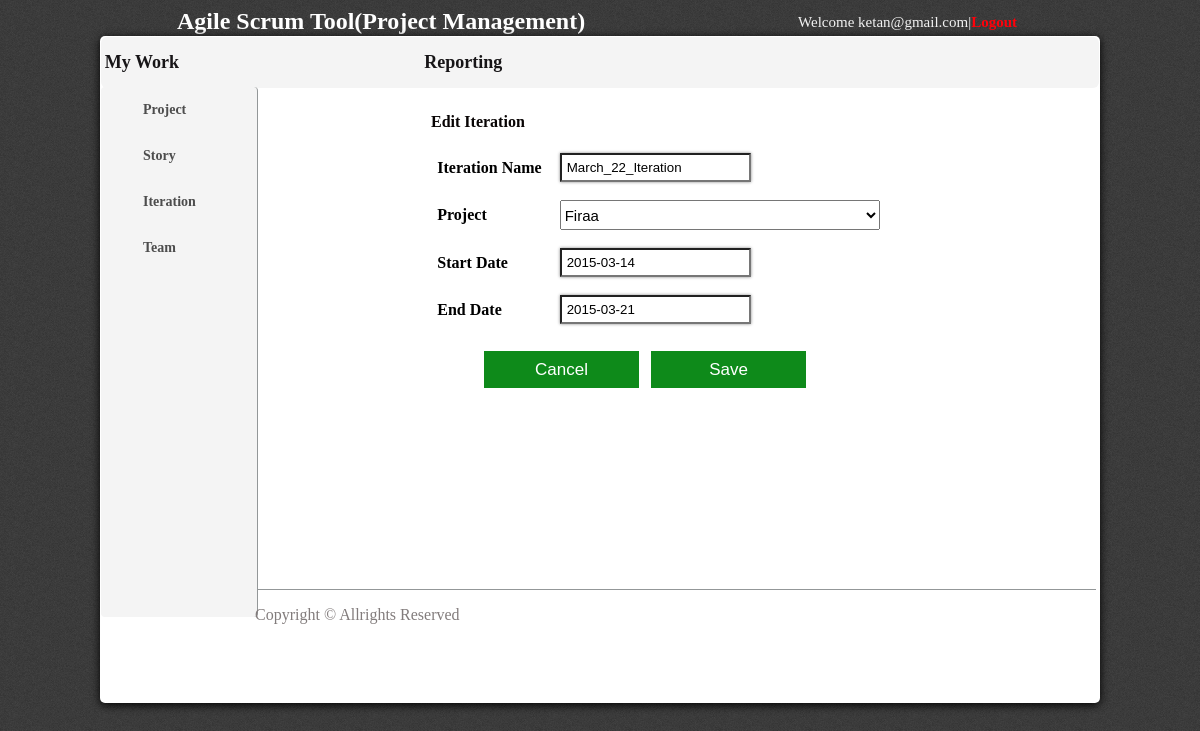
/edititerartion.php?edit_id=5 (signed in), run on the app's committed database.
### tables this page shows
CREATE TABLE IF NOT EXISTS `iteration` (
  `iteration_id` int(11) NOT NULL AUTO_INCREMENT,
  `user_id` int(11) DEFAULT NULL,
  `project_id` int(11) DEFAULT NULL,
  `iteration_name` text,
  `start_date` date DEFAULT NULL,
  `end_date` date DEFAULT NULL,
  PRIMARY KEY (`iteration_id`)
);

### edititerartion.php (the view, shortened to what this page needs)
<?php
	$id = $_REQUEST['edit_id'];
	$sql = "select * from iteration where iteration_id = $id";
	$res = mysql_query($sql)
		or die("Cannot Execute Query");
	while ($out = mysql_fetch_row($res)) {
		$id = $out[0];
		$uid = $out[1];
		$iterationname = $out[3];
		$startdate = $out[4];
		$enddate = $out[5];
	}
?>
<html>
	<head>
		<link rel="stylesheet" type="text/css" href="style/styledrop.css">
		<link rel="stylesheet" type="text/css" media="all" href="jsDatePick_ltr.min.css" />
	</head>
	<form method="post" action="edititeration_check.php">
		<body>
			<div class="title">
				<font color="#ffffff" size="5px"> <b> Agile Scrum Tool(Project Management) </b> </font>
			</div>
			<div class = "right"> Welcome <?php echo $_SESSION['name']?>|<a href = "logout.php">Logout</a></div>
			<div class="bgbackground">
				<div class="wrapper border_class">
				<div class="menu">
					<ul class="type" >
						<li ><a href="#"><b>  My Work </b></a></li>
						<li><a href="#"><b>Reporting</b></a></li>
					</ul>
				</div>
			</div>
			<ul id="accordion" class="accordion">
			  <li>
			    <div class="link">Project</div>
			  </li>
			  <li>
			    <div class="link"><i class="fa fa-code"></i>Story<i class="fa fa-chevron-down"></i></div>
			  </li>
			  <li>
			    <div class="link"><i class="fa fa-mobile"></i>Iteration<i class="fa fa-chevron-down"></i></div>
			  </li>
			  <li>
			    <div class="link"><i class="fa fa-globe"></i>Team<i class="fa fa-chevron-down"></i></div>
			  </li>
			</ul>
<div class="newproject">
					<table border="0" cellspacing="6" cellpadding="6" align="center" >
							<div class="title1">
				<font color="#080404" size="3px"> <b> Edit Iteration </b> </font>
			</div>
						<tr>
							<th align="left" id="textid" >Iteration Name</th>
							<td><input type="textbox"
										name="txtiterationname"
										class="textreg"
										value="<?php echo $iterationname; ?>" />
							</td>
						</tr>
						<tr>
							<th align="left" id="textid" > Project</th>
							<td>
								<select name="comboproject" id="comboproject" >
								<?php
									$query="select name from project where user_id=$uid;";
									$result=mysql_query($query);
									while($count=mysql_fetch_row($result))
									{
										$project_name=$count[0];
									?>
										<option value="project" selected="selected"><?php echo $project_name; ?></option>
								<?php
									}
								?>
							</select>
							</td>
						</tr>
						<tr>
							<th align="left" id="textid" >Start Date</th>
							<td><input type="textbox"
										name="startdate"
										id="inputField"
										class="textreg"
										value="<?php echo $startdate; ?>" />
							</td>
						</tr>
						<tr>
							<th align="left" id="textid" >End Date</th>
							<td><input type="textbox"
										name="enddate"
										id="enddate"
										class="textreg"
										value="<?php echo $enddate; ?>" />
							</td>
							<td><input type="hidden" name="txtid" id = "textid" value=<?php echo "$id";?> > </td>
						</tr>
					</table>
				</div>
				<div class="newprojectbuttonform">
					<input type="Reset" value="Cancel" id="newprojectbutton" /> &nbsp;
					<input type="SUBMIT"  value="Save" id="newprojectbutton" />
				</div>
	<div class="footer1">
					<p>Copyright &copy; Allrights Reserved</p>
				</div>
</div>
		</body>
	</form>
</html>

### style/styledrop.css (style rules this page uses)
body { background-image: url("../img/bg-header.png"); background-repeat: repeat; }
.title { margin: 0px 0px 10px 169px; }
.title1 { margin: 0px 0px 10px 311px; color: #080404; }
.bgbackground { background-image: url("../img/article_bg.png"); background-repeat: repeat; margin: 200px 0px 0px 0px; min-height: 80%; width: 960px; background: #FFF; box-shadow: 0px 2px 10px #000000; border-radius: 5px; padding: 20px; margin: auto; position: relative; clear: both; }
.right { margin: -31px 175px 5px -36px; color: #F2F2F2; font-size: 15; text-align: right; }
.right a { text-decoration: none; color: #ff000a; font-weight: bold; }
.menu { background-color: #F4F4F4; margin: -44px -19px 24px -19px; border-radius: 6px; }
.menu ul { text-align: center; font-size: 25px; }
.menu ul li { list-style-type: none; text-indent: 21px; display:inline; }
.menu ul li a { margin: 0px 421px 0px -233px; padding:15px; display:inline-block; color: #171517; text-decoration: none; font-size: 18px; }
.accordion { list-style-type: none; padding-left: 0px; width: 100%; max-width: 156px; height: 530px; margin: -26px -3px 0px -19px; background: #F4F4F4 ; -webkit-border-radius: 4px; -moz-border-radius: 4px; border-radius: 4px; border-right-width: 1px; border-right-style: solid; border-right-color: #939798; float: left; }
.accordion .link { cursor: pointer; display: block; padding: 15px 15px 15px 42px; color: #4D4D4D; font-size: 14px; font-weight: 700; position: relative; -webkit-transition: all 0.4s ease; -o-transition: all 0.4s ease; transition: all 0.4s ease; }
.accordion li:last-child .link { border-bottom: 0; }
.footer1 { color: #827c7c; border-top-width: 1px; border-top-style: solid; border-top-color: #939798; margin: 186px -16px -4px -15px; }
.newprojectbuttonform { margin: 0px 0px 0px 349px; padding: 15px; }
#newprojectbutton { height: 37px; width: 155px; border: 0px; color: #ffffff; font-size: 17px; background-image: url("../img/button.jpg"); }
.textreg { padding: 5px; box-shadow: 0px 0px 3px #888888; }
#comboproject { width: 320px; height: 30px; font-size: 15px; }

### data on the page
iteration: txtiterationname "March_22_Iteration", startdate "2015-03-14", enddate "2015-03-21"

### other printed values
$_SESSION['name'] "ketan@gmail.com"
form field comboproject "Firaa"
